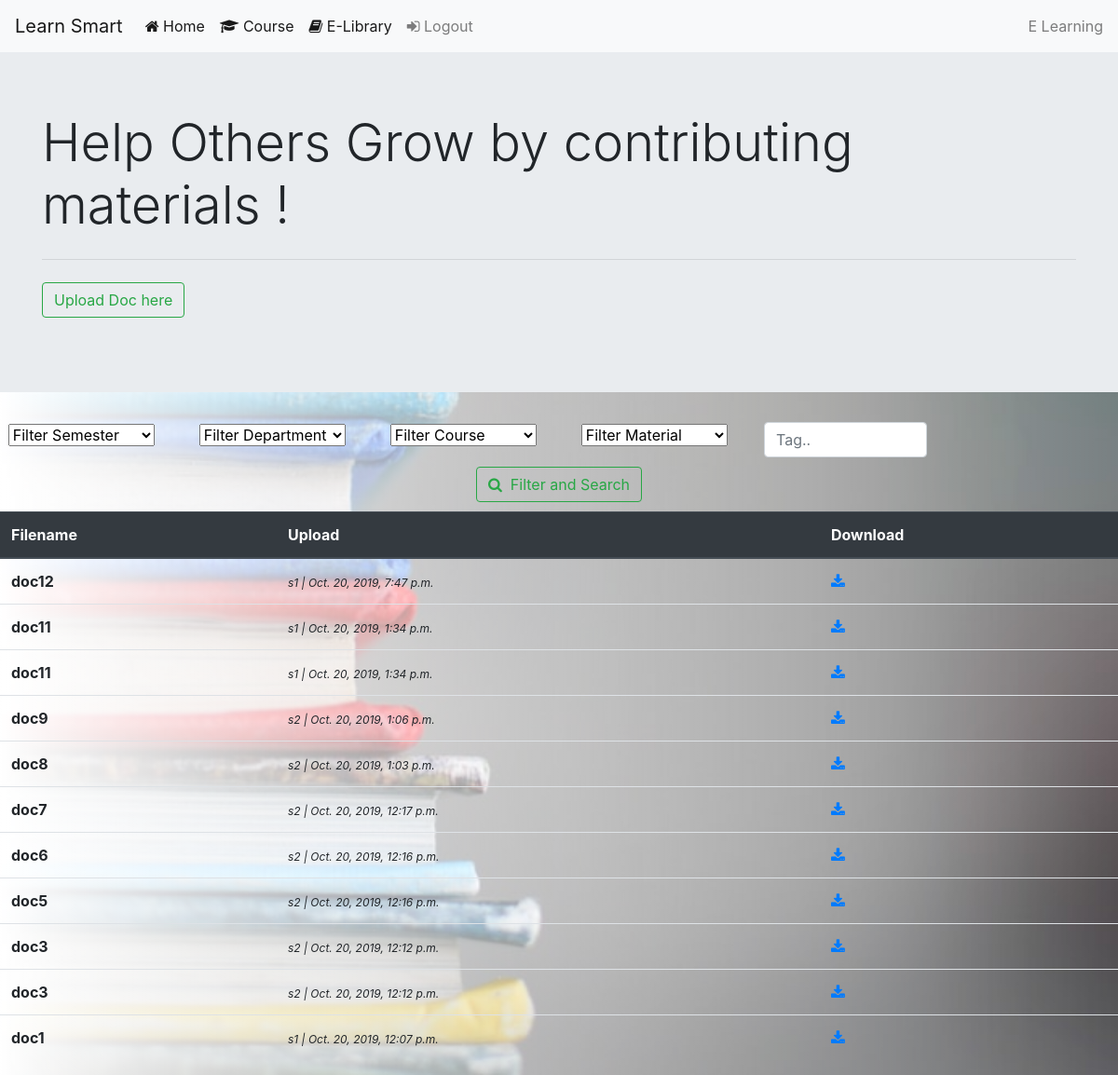
The page /student/library/ (signed in) on the database as committed earlier.
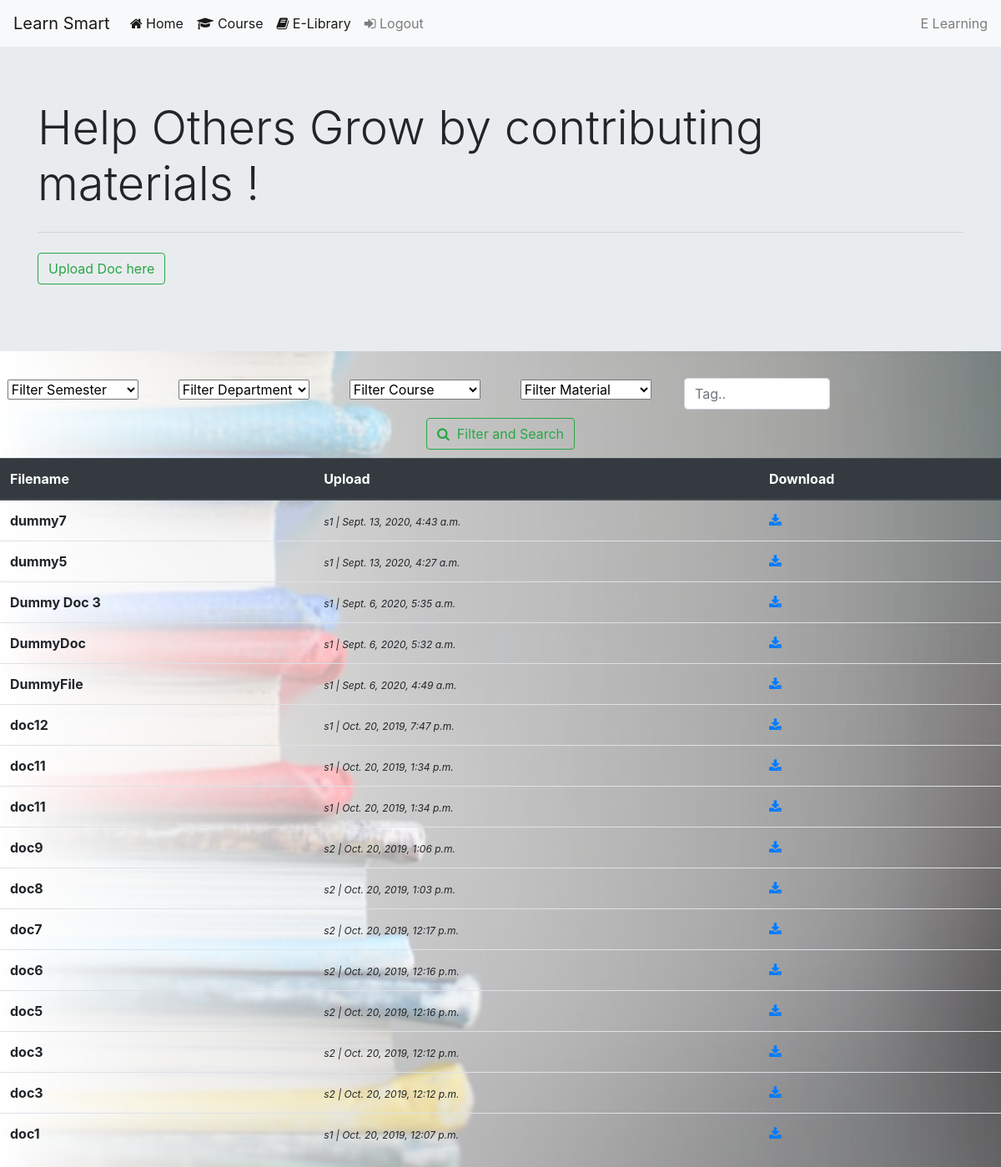
The same page on the database as committed later.
### eLearning/models.py (models this page shows, shortened)
class Document(models.Model):
	file = models.FileField()
	filename = models.CharField(max_length=1000)
	tags = models.ManyToManyField(Tag, related_name='choice_docs', null=True, blank=True)
	doc_type = models.ForeignKey(DocType, related_name='choice_docs', on_delete=models.SET_NULL, null=True, blank=True)
	sem = models.ManyToManyField(Semester, related_name='choice_docs', null=True, blank=True)
	course = models.ManyToManyField(Course, related_name='choice_docs', null=True, blank=True)
	dept = models.ManyToManyField(Department, related_name='choice_docs', null=True, blank=True)
	uploaded_by = models.ForeignKey(Student, on_delete=models.SET_NULL, related_name='choice_docs', null=True, blank=True)
	uploaded_at = models.DateTimeField(default=datetime.now())
	approved = models.BooleanField(default=False)

class Student(models.Model):
	name = models.CharField(max_length=255)
	username = models.CharField(max_length=255, unique=True)
	email = models.EmailField(max_length=255, unique=True)
	password = models.CharField(max_length=255)
	def __str__(self):
		return self.username

### eLearning/decorators.py (the view)
	def wrapper(request, login_url='eLearning:login', *args, **kwargs):
		if not 'student_id' in request.session:
			request.session['url_to_go'] = request.get_full_path()
			return redirect(login_url)
		else:
			return function(request, *args, **kwargs)

### eLearning/forms.py
class NewDocLibraryForm(forms.ModelForm):
	class Meta:
		model = Document
		fields = ['file', 'filename', 'doc_type', 'sem', 'course', 'dept']

### eLearning/views.py (called while the page is built, shortened)
def get_student(request):
	return Student.objects.get(id=request.session['student_id'])

@student_login_required
def eLibrary(request):
	student = get_student(request)
	form = NewDocLibraryForm()
	all_sems = Semester.objects.all()
	all_depts = Department.objects.all()
	all_courses = Course.objects.all()
	all_types = DocType.objects.all()
	all_docs = Document.objects.all().order_by('-uploaded_at')
	all_tags = Tag.objects.all()
	return render(
		request,
		'eLearning/Student/library.html',
		{
			'all_docs': all_docs,
			'all_sems': all_sems,
			'all_depts': all_depts,
			'all_types': all_types,
			'all_tags': all_tags,
			'all_courses': all_courses,
			'form': form
		}
	)

### eLearning/templates/eLearning/Student/library.html (shortened to what this page needs)
{% extends 'baseStudent.html' %}
{% block body %}
<link href="https://unpkg.com/aos@2.3.1/dist/aos.css" rel="stylesheet">
<div class="jumbotron jumbotron-fluid">
  	<div class="container">
    	<h1 class="display-4">Help Others Grow by contributing materials !</h1>
    	<hr class="my-4">
    	<p class='lead'><button class='btn btn-outline-success' onclick="openModal()">Upload Doc here </button>
    	</p>
  	</div>
</div>
<form method="post" class='myForm'>
	<div class='row'>
	<div class='col-lg-2 col-md-3 col-sm-4 col-xs-12'>
	<select name='sem'>
		<option value=""> Filter Semester </option>
	</select>
	</div>
	<div class='col-lg-2 col-md-3 col-sm-4 col-xs-12'>
	<select name='dept'>
		<option value=""> Filter Department </option>
	</select>
	</div>
	<div class='col-lg-2 col-md-3 col-sm-4 col-xs-12'>
	<select name='course'>
		<option value=""> Filter Course </option>
	</select>
	</div>
	<div class='col-lg-2 col-md-3 col-sm-4 col-xs-12'>
	<select name='doctype'>
		<option value=""> Filter Material </option>
	</select>
	</div>
	<div class='col-lg-2 col-md-3 col-sm-4 col-xs-12'>
	<input list="allTags" name="tag" placeholder="Tag.." class="form-control">
	</div>
	</div>
	<button class='btn btn-outline-success' style="margin: 10px 0 10px 0;" name="filter"> <i class='fa fa-search'></i> &nbsp;Filter and Search </button>
</form>
<table class="table">
	<thead class="thead-dark">
	    <tr>
	      	<th scope="col">Filename</th>
	      	<th scope="col">Upload</th>
	      	<th scope="col">Download</th>
	    </tr>
	</thead>
	<tbody class='myTableBody'>
	{% for doc in all_docs %}
		<tr data-aos="fade-right" data-aos-anchor-placement="top-bottom">
		    <th scope="row"> {{ doc.filename }} </th>
		    <td> <i style="font-size: 12px;">{{ doc.uploaded_by }} | {{ doc.uploaded_at }}</i> </td>
		    <td> <a href='{{ doc.file.url }}' download><i class="fa fa-download"></i></a> </td>
		</tr>
	{% endfor %}
	</tbody>
</table>
{% endblock %}

### eLearning/templates/baseStudent.html (shortened to what this page needs)
<!DOCTYPE html>
<html lang="en">
<head>
  {% load static %}
  <link rel="stylesheet" href="{% static 'utils/bootstrap.min.css' %}">
  <link rel="stylesheet" href="https://cdnjs.cloudflare.com/ajax/libs/font-awesome/4.7.0/css/font-awesome.min.css">
</head>
<body>
<nav class="navbar navbar-expand-lg navbar-light bg-light myNav">
  <a class="navbar-brand" href="#">Learn Smart</a>
  <div class="collapse navbar-collapse" id="navbarText">
    <ul class="navbar-nav mr-auto">
      <li class="nav-item active">
        <a class="nav-link" href="{% url 'eLearning:home' %}"><i class='fa fa-home' aria-hidden="true"></i> Home </a>
      </li>
      <li class="nav-item active">
        <a class="nav-link" href="{% url 'eLearning:coursesStudent' %}"><i class='fa fa-graduation-cap' aria-hidden="true"></i> Course </a>
      </li>
      <li class="nav-item active">
        <a class="nav-link" href="{% url 'eLearning:library' %}"><i class='fa fa-book' aria-hidden="true"></i> E-Library </a>
      </li>
      <li class="nav-item">
        <a class="nav-link" href="{% url 'eLearning:logout' %}"><i class='fa fa-sign-in' aria-hidden="true"></i> Logout</a>
      </li>
    </ul>
    <span class="navbar-text">
      E Learning
    </span>
  </div>
</nav>
{% block body %}{% endblock %}
</body>

### eLearning/templates/baseStudent.html (style rules this page uses)
.myNav { position: sticky; top: 0; z-index: 10; }

### eLearning/templates/eLearning/Student/library.html (style rules this page uses)
select[name=sem], select[name=dept], select[name=course], select[name=doctype] { margin: 1% 2% 1% 2%; width: 90%; }
form { text-align: center; }

Rows that differ between the two databases and show on the page:
added Document: filename "dummy7", uploaded_by "s1", uploaded_at "Sept. 13, 2020, 4:43 a.m."
added Document: filename "dummy5", uploaded_by "s1", uploaded_at "Sept. 13, 2020, 4:27 a.m."
added Document: filename "Dummy Doc 3", uploaded_by "s1", uploaded_at "Sept. 6, 2020, 5:35 a.m."
added Document: filename "DummyDoc", uploaded_by "s1", uploaded_at "Sept. 6, 2020, 5:32 a.m."
added Document: filename "DummyFile", uploaded_by "s1", uploaded_at "Sept. 6, 2020, 4:49 a.m."
